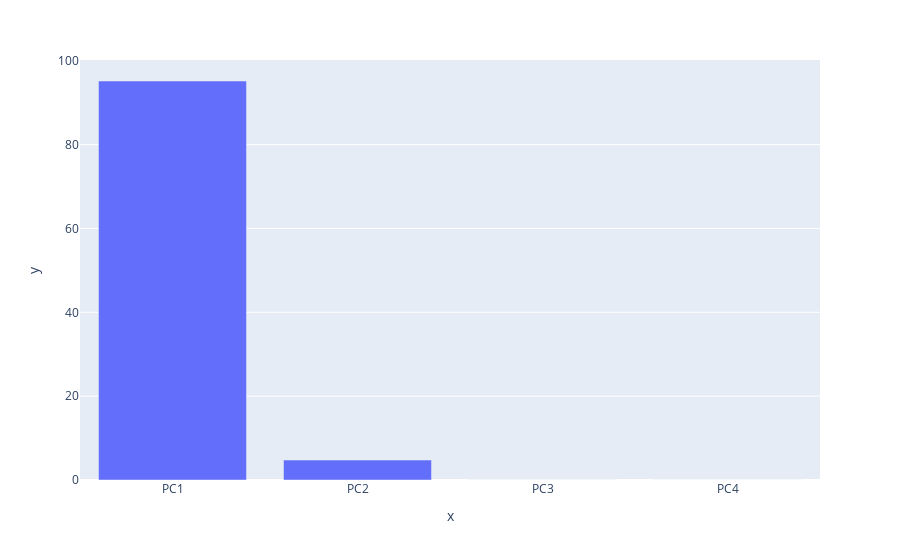

The notebook cell this image was saved under:
### Code cell
#screeplot for the explaination of variables of PCs
per_var = np.round(pca.explained_variance_ratio_* 100, decimals=3)

scree_pca = px.bar(x=labels, y=per_var)
scree_pca.show()

### Figure 1 — Plotly figure (JSON) as saved in the notebook; plotly's stock layout.template omitted (floating-point values rounded to 4 significant figures)
{"data": [{"alignmentgroup": "True", "hovertemplate": "x=%{x}<br>y=%{y}<extra></extra>", "legendgroup": "", "marker": {"color": "#636efa", "pattern": {"shape": ""}}, "name": "", "offsetgroup": "", "orientation": "v", "showlegend": false, "textposition": "auto", "type": "bar", "x": ["PC1", "PC2", "PC3", "PC4"], "xaxis": "x", "y": [95.18, 4.765, 0.027, 0.014], "yaxis": "y"}], "layout": {"barmode": "relative", "legend": {"tracegroupgap": 0}, "margin": {"t": 60}, "xaxis": {"anchor": "y", "domain": [0, 1], "title": {"text": "x"}}, "yaxis": {"anchor": "x", "domain": [0, 1], "title": {"text": "y"}}}}
